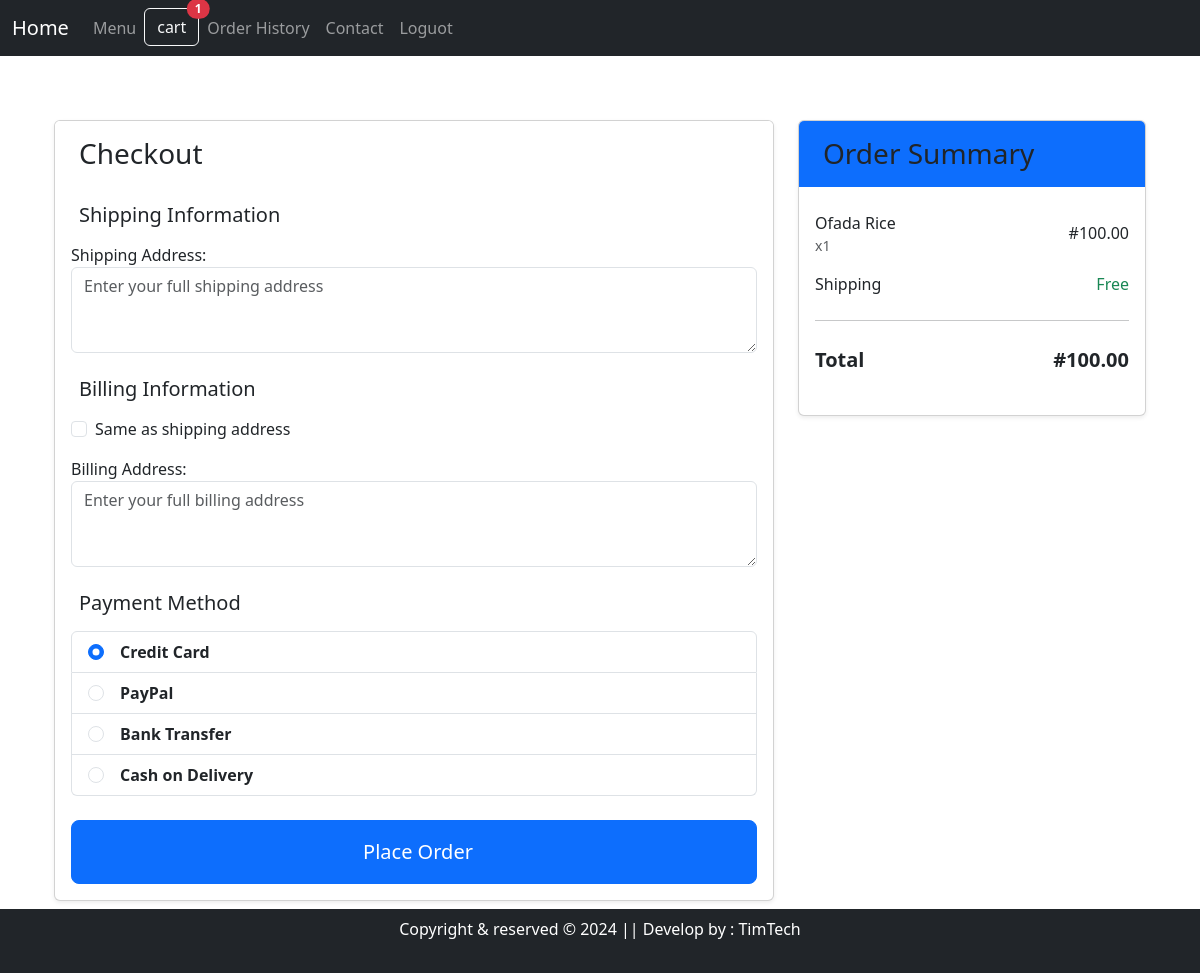
Screenshot of /checkout/ (signed in) with the database file from the repository.
### Fapp/models.py (models this page shows, shortened)
class Cart(models.Model):
    user = models.ForeignKey(settings.AUTH_USER_MODEL, on_delete=models.CASCADE, null=True, blank=True)
    session_key = models.CharField(max_length=40, null=True, blank=True)
    created_at = models.DateTimeField(auto_now_add=True)
    updated_at = models.DateTimeField(auto_now=True)
    def get_total_price(self):
        return sum(item.get_total_price() for item in self.items.all())

class CartItem(models.Model):
    cart = models.ForeignKey(Cart, related_name='items', on_delete=models.CASCADE)
    product = models.ForeignKey(Product, on_delete=models.CASCADE)
    quantity = models.PositiveIntegerField(default=1)
    price = models.DecimalField(max_digits=10, decimal_places=2)  # Snapshot of price at time of adding
    def get_total_price(self):
        return self.price * self.quantity

class Product(models.Model):
    name = models.CharField(max_length=255)
    price = models.FloatField()
    quantity = models.IntegerField()
    description = models.TextField(null=True)
    image = models.ImageField(upload_to='images', max_length=2080)

### Fapp/views.py (the view)
# urls.py: path('checkout/', views.checkout, name='checkout'),
@login_required
def checkout(request):
    cart = get_or_create_cart(request)
    if not cart.items.exists():
        messages.warning(request, "Your cart is empty.")
        return redirect('cart_detail')
    if request.method == 'POST':
        form = CheckoutForm(request.POST)
        if form.is_valid():
            order = Order.objects.create(
                user=request.user,
                cart=cart,
                total_price=cart.get_total_price(),
                shipping_address=form.cleaned_data['shipping_address'],
                billing_address=form.cleaned_data['billing_address'],
                payment_method=form.cleaned_data['payment_method']
            )
            new_cart = Cart.objects.create(user=request.user)
            if not request.user.is_authenticated and request.session.session_key:
                session_cart = Cart.objects.filter(session_key=request.session.session_key).first()
                if session_cart:
                    for item in session_cart.items.all():
                        item.cart = new_cart
                        item.save()
                    session_cart.delete()
        messages.success(request, "Your order has been placed successfully!")
        return redirect('order_confirmation', order_id=order.id)
    else:
        initial_data = {}
        if request.user.is_authenticated and hasattr(request.user, 'profile'):
            profile = request.user.profile
            initial_data = {
                'shipping_address': profile.shipping_address,
                'billing_address': profile.billing_address,
            }
        form = CheckoutForm(initial=initial_data)
    return render(request, 'checkout.html', {
        'cart': cart,
        'form': form,
    })

### Fapp/forms.py (shortened to what this page needs)
class CheckoutForm(forms.Form):
    shipping_address = forms.CharField(
        widget=forms.Textarea(attrs={
            'rows': 3,
            'class': 'form-control',
            'placeholder': 'Enter your full shipping address'
        }),
        required=True,
        label="Shipping Address"
    )
    billing_address = forms.CharField(
        widget=forms.Textarea(attrs={
            'rows': 3,
            'class': 'form-control',
            'placeholder': 'Enter your full billing address'
        }),
        required=True,
        label="Billing Address"
    )
    payment_method = forms.ChoiceField(
        choices=[
            ('credit_card', 'Credit Card'),
            ('paypal', 'PayPal'),
            ('bank_transfer', 'Bank Transfer'),
            ('cash_on_delivery', 'Cash on Delivery'),
        ],
        widget=forms.RadioSelect(attrs={'class': 'form-check-input'}),
        initial='credit_card',
        label="Payment Method"
    )

### Fapp/views.py (called while the page is built)
def get_or_create_cart(request):
    if request.user.is_authenticated:
        user = request.user
        carts = Cart.objects.filter(user=user)
        if carts.count() > 1:
            carts.exclude(id=carts.first().id).delete()
        cart, created = Cart.objects.get_or_create(user=request.user)
    else:
        if not request.session.session_key:
            request.session.create()
        session_key = request.session.session_key
        cart, created = Cart.objects.get_or_create(session_key=session_key)
    return cart

### Fapp/templates/checkout.html (shortened to what this page needs)
{% extends 'base.html' %}
{% load static %}
{% block content %}
<div class="container py-5">
    <div class="row">
        <div class="col-lg-8">
            <div class="card shadow-sm mb-4">
                <div class="card-header bg-white border-bottom-0 py-3">
                    <h3 class="mb-0">Checkout</h3>
                </div>
                <div class="card-body">
                    <form method="post" class="needs-validation" novalidate>
                        <h5 class="mb-3">Shipping Information</h5>
                        <div class="mb-4">
                            {{ form.shipping_address.label_tag }}
                            {{ form.shipping_address }}
                        </div>
                        <h5 class="mb-3">Billing Information</h5>
                        <div class="mb-4">
                            <div class="form-check mb-3">
                                <input class="form-check-input" type="checkbox" id="same-as-shipping">
                                <label class="form-check-label" for="same-as-shipping">
                                    Same as shipping address
                                </label>
                            </div>
                            {{ form.billing_address.label_tag }}
                            {{ form.billing_address }}
                        </div>
                        <h5 class="mb-3">Payment Method</h5>
                        <div class="mb-4">
                            <div class="list-group">
                                {% for radio in form.payment_method %}
                                <label class="list-group-item d-flex align-items-center">
                                    <div class="me-3">
                                        {{ radio.tag }}
                                    </div>
                                    <div>
                                        <strong>{{ radio.choice_label }}</strong>
                                    </div>
                                </label>
                                {% endfor %}
                            </div>
                        </div>
                        <div class="d-grid">
                            <button type="submit" class="btn btn-primary btn-lg py-3">
                                Place Order
                            </button>
                        </div>
                    </form>
                </div>
            </div>
        </div>
        <div class="col-lg-4">
            <div class="card shadow-sm sticky-top" style="top: 20px;">
                <div class="card-header bg-primary border-bottom-0 py-3">
                    <h3 class="mb-0">Order Summary</h3>
                </div>
                <div class="card-body">
                    <ul class="list-group list-group-flush mb-3">
                        {% for item in cart.items.all %}
                        <li class="list-group-item d-flex justify-content-between align-items-center px-0 border-0">
                            <div>
                                {{ item.product.name }}
                                <small class="text-muted d-block">x{{ item.quantity }}</small>
                            </div>
                            <span>#{{ item.get_total_price }}</span>
                        </li>
                        {% endfor %}
                        <li class="list-group-item d-flex justify-content-between align-items-center px-0 border-0">
                            <span>Shipping</span>
                            <span class="text-success">Free</span>
                        </li>
						<hr>
                        <li class="list-group-item d-flex justify-content-between align-items-center px-0 border-0 fw-bold fs-5">
                            <span>Total</span>
                            <span>#{{ cart.get_total_price }}</span>
                        </li>
                    </ul>
                </div>
            </div>
        </div>
    </div>
</div>
{% endblock %}

### Fapp/templates/navbar.html (shortened to what this page needs)
<nav class="navbar navbar-expand-lg navbar-dark bg-dark fixed-top">
	<div class="container-fluid">
	  <a class="navbar-brand" href="{% url 'home' %}">Home</a>
	  <div class="collapse navbar-collapse" id="navbarSupportedContent">
		<ul class="navbar-nav me-auto mb-2 mb-lg-0">
			{% if user.is_authenticated %}
			<li class="nav-item">
				<a class="nav-link" href="{% url 'menu' %}">Menu</a>
			</li>
			<li>
				<a href="{% url 'cart_detail' %}" class="btn btn-outline-light position-relative">cart
					{% if cart and cart.items.count > 0 %}
					<span class="position-absolute top-0 start-100 translate-middle badge rounded-pill bg-danger">
						{{ cart.items.count }}
					</span>
					{% endif %}
				</a>
			</li>
			<li class="nav-item">
				<a class="nav-link" href="{% url 'order_history' %}">Order History</a>
			</li>
			<li class="nav-item">
				<a class="nav-link" href="{% url 'contact' %}">Contact</a>
			</li>
			<li class="nav-item">
				<a class="nav-link" href="{% url 'logout' %}">Loguot</a>
			</li>
			{% endif %}
		</ul>
	  </div>
	</div>
</nav>

### rows the page displays
Cart: items.count "1", get_total_price "100.00"
CartItem: product.name "Ofada Rice", quantity "1", get_total_price "100.00"

### other values shown
{{ radio.choice_label }} "Credit Card" "PayPal" "Bank Transfer" "Cash on Delivery"
